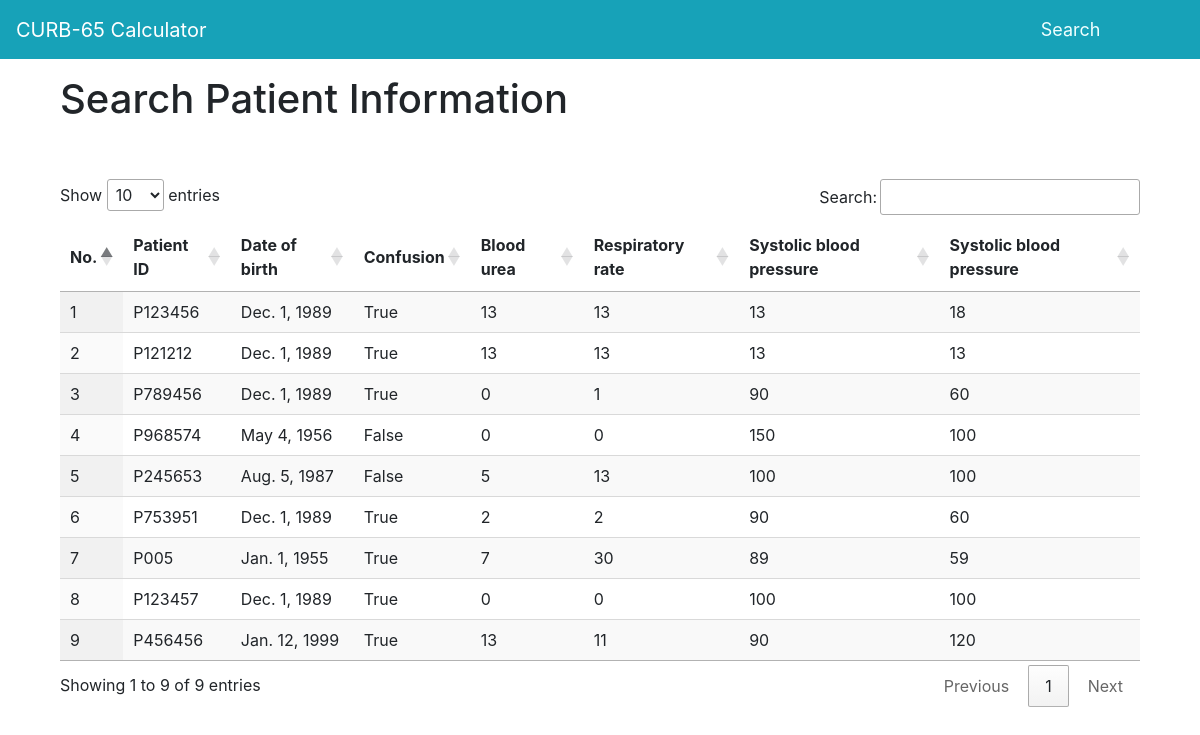
The app's page /search/ with its own data.
### patient/models.py (models this page shows, shortened)
class Patient(models.Model):
    patient_id = models.CharField(max_length=10, unique=True)
    dob = models.DateField()
    confusion = models.BooleanField()
    blood_urea = models.IntegerField()
    respiratory_rate = models.IntegerField()
    systolic_bp = models.IntegerField()
    diastolic_bp = models.IntegerField()
    score = models.IntegerField(default=0)

### patient/views.py (the view)
# urls.py: path('search/', views.search, name='search'),
def search(request):
    patient = Patient.objects.all()
    return render(request, 'search.html', {'patient': patient})

### templates/search.html (shortened to what this page needs)
{% extends 'base.html' %}
{% load widget_tweaks %}
{% block content %}
    <link rel="stylesheet" type="text/css" href="https://cdn.datatables.net/1.13.3/css/jquery.dataTables.min.css">
    <div class="container">
        <div class="dataTables_wrapper container-fluid dt-bootstrap4">
            <h1>Search Patient Information</h1><br/><br/>
            <table id="patient" class="display" style="width:100%">
                <thead>
                    <tr>
                        <th>No.</th>
                        <th>Patient ID</th>
                        <th>Date of birth</th>
                        <th>Confusion</th>
                        <th>Blood urea</th>
                        <th>Respiratory rate</th>
                        <th>Systolic blood pressure </th>
                        <th>Systolic blood pressure </th>
                    </tr>
                </thead>
                <tbody>
                    {% for p in patient %}
                        <tr>
                            <td >{{ forloop.counter }}</td>
                            <td>{{ p.patient_id }}</td>
                            <td>{{ p.dob }}</td>
                            <td>{{ p.confusion }}</td>
                            <td>{{ p.blood_urea }}</td>
                            <td>{{ p.respiratory_rate }}</td>
                            <td>{{ p.systolic_bp }}</td>
                            <td>{{ p.diastolic_bp }}</td>
                        </tr>
                        {% endfor %}
                </tbody>
            </table>
        </div>
    </div>
{% endblock %}

### templates/base.html (shortened to what this page needs)
<!DOCTYPE html>
<html lang="en">
  <head>
    <link rel="stylesheet" href="https://maxcdn.bootstrapcdn.com/bootstrap/4.0.0/css/bootstrap.min.css">
  </head>
  <body>
    <nav class="navbar navbar-expand-lg navbar-dark bg-info">
      <a class="navbar-brand" href="{% url 'index' %}">CURB-65 Calculator</a>
      <div class="collapse navbar-collapse" id="navbarNav">
        <ul class="navbar-nav ml-auto">
          <li class="nav-item">
            <a class="nav-link" href="{% url 'search' %}" style="font-size: large; margin-right: 2cm; color: azure;">Search</a>
          </li>
        </ul>
      </div>
    </nav>
    <div class="container-fluid mt-3">
      {% block content %}{% endblock %}
    </div>
    <link rel="stylesheet" type="text/css" href="https://cdn.datatables.net/1.13.3/css/jquery.dataTables.min.css">
  </body>
</html>

### records on screen
Patient: patient_id "P123456", dob "Dec. 1, 1989", confusion "True", blood_urea "13", respiratory_rate "13", systolic_bp "13", diastolic_bp "18"
Patient: patient_id "P121212", dob "Dec. 1, 1989", confusion "True", blood_urea "13", respiratory_rate "13", systolic_bp "13", diastolic_bp "13"
Patient: patient_id "P789456", dob "Dec. 1, 1989", confusion "True", blood_urea "0", respiratory_rate "1", systolic_bp "90", diastolic_bp "60"
Patient: patient_id "P968574", dob "May 4, 1956", confusion "False", blood_urea "0", respiratory_rate "0", systolic_bp "150", diastolic_bp "100"
Patient: patient_id "P245653", dob "Aug. 5, 1987", confusion "False", blood_urea "5", respiratory_rate "13", systolic_bp "100", diastolic_bp "100"
Patient: patient_id "P753951", dob "Dec. 1, 1989", confusion "True", blood_urea "2", respiratory_rate "2", systolic_bp "90", diastolic_bp "60"
Patient: patient_id "P005", dob "Jan. 1, 1955", confusion "True", blood_urea "7", respiratory_rate "30", systolic_bp "89", diastolic_bp "59"
Patient: patient_id "P123457", dob "Dec. 1, 1989", confusion "True", blood_urea "0", respiratory_rate "0", systolic_bp "100", diastolic_bp "100"
Patient: patient_id "P456456", dob "Jan. 12, 1999", confusion "True", blood_urea "13", respiratory_rate "11", systolic_bp "90", diastolic_bp "120"
